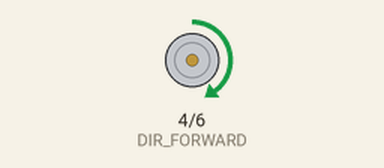
Simulated run of this sketch. Board: Arduino Uno, built with avr-gcc and run on an emulated ATmega328P. Parts: motor-driver pin pairs drawn as motors (green arrow = first pin HIGH = forward, orange = second pin HIGH = backward, longer = more drive, scaled by the enable pin).

Above: at 2.5 s.
At 7.5 s:
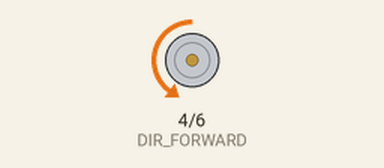
At 11.0 s:
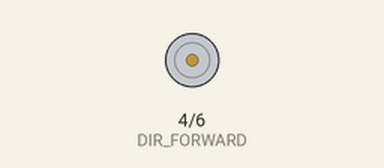
Timing chart, 0 to 15.6 s (numbered marks = the images above):
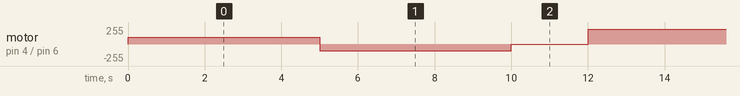

The sketch:

H-bridge.ino
```cpp
#define DIR_FORWARD 4
#define DIR_BACKWARD 6
#define SPEED_PIN 5


void setup() {
  pinMode(DIR_FORWARD, OUTPUT);
  digitalWrite(DIR_FORWARD, LOW);

  pinMode(DIR_BACKWARD, OUTPUT);
  digitalWrite(DIR_BACKWARD, LOW);

  pinMode(SPEED_PIN, OUTPUT);
  digitalWrite(SPEED_PIN, 0);

  Serial.begin(9600);
}

void move(int dest=0, int speed=0){
  speed = constrain(speed, 0, 255);

  switch (dest) {
    // move forward
    case 1:
      digitalWrite(DIR_BACKWARD, LOW);
      digitalWrite(DIR_FORWARD, HIGH);
      break;

    // move backward
    case 2:
      digitalWrite(DIR_FORWARD, LOW);
      digitalWrite(DIR_BACKWARD, HIGH);
      break;

    // stop moving
    default:
      digitalWrite(DIR_FORWARD, LOW);
      digitalWrite(DIR_BACKWARD, LOW);
      speed = 0;
  }
  analogWrite(SPEED_PIN, speed);
}


void loop() {
  // move forward 100
  move(1, 100);
  delay(5000);
  // move backward 100
  move(2, 100);
  delay(5000);
  // stop moving
  move(0);
  delay(2000);


  // move forward 220
  move(1, 220);
  delay(5000);
  // move backward 220
  move(2, 220);
  delay(5000);
  // stop moving
  move(0);
  delay(2000);
}
```

Measured:
- by itself, motor on pin 4 (DIR_FORWARD) / pin 6 (DIR_BACKWARD): stopped → forward 100/255 at 0.00 s, → backward 100/255 5.0 s later, → stopped 5.0 s later, → forward 220/255 2.0 s later, … (32 changes in this stretch)
